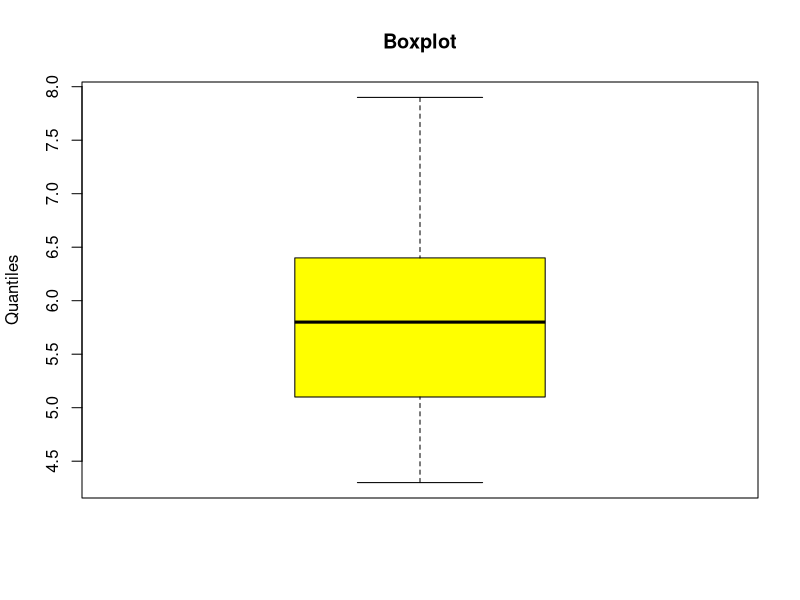
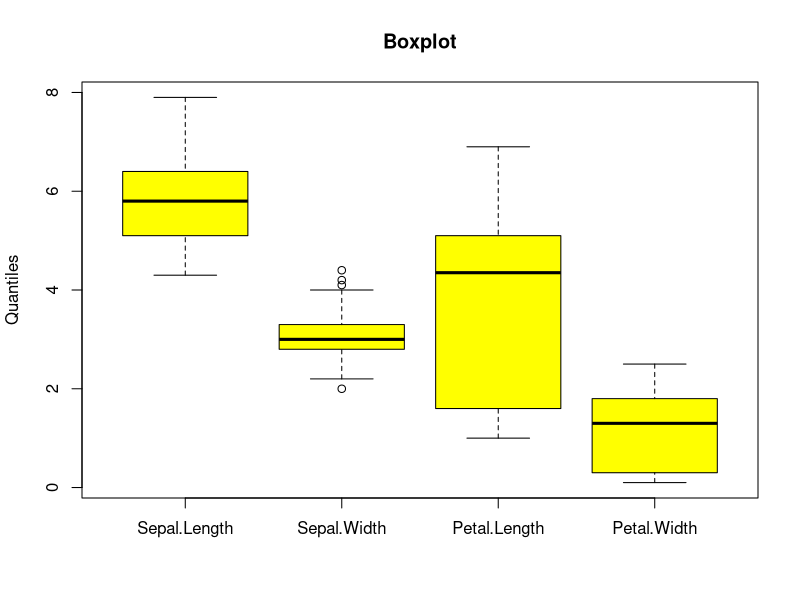
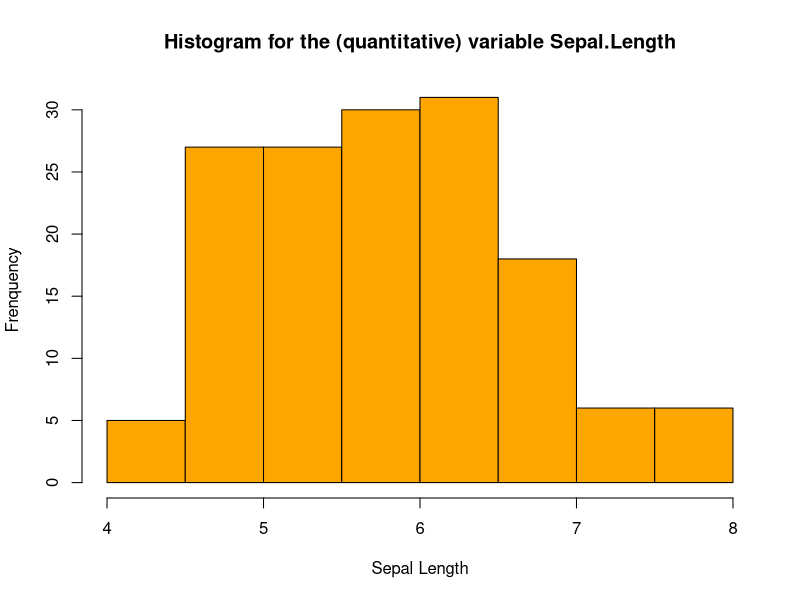
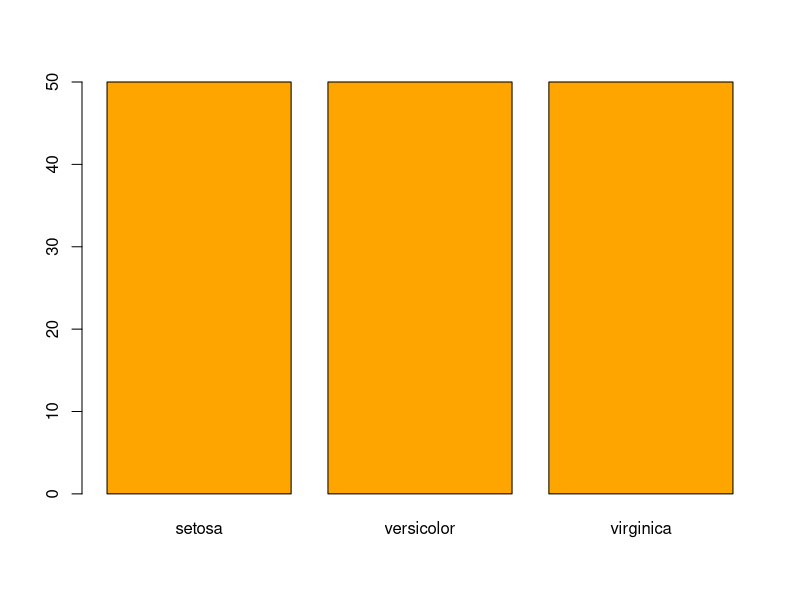

R code for these plots, in order:
## ---- chunk 1
#| echo: true
data.CSV <- read.csv2("data_raw/data1.csv")
## ---- chunk 2
#| echo: true
library(readxl)
data.EXCEL <- read_excel("data_raw/data2.xlsx")
## ---- chunk 3
#| echo: true
data(iris)
head(iris)
## ---- chunk 4
#| echo: true
data(iris)
## ---- chunk 5
#| echo: true
summary(iris)
## ---- chunk 6
#| echo: true
boxplot(iris$Sepal.Length, col = c("yellow"),main = "Boxplot", ylab = "Quantiles")
## ---- chunk 7
#| echo: true
boxplot(iris[,c('Sepal.Length','Sepal.Width','Petal.Length','Petal.Width')],
  col = c("yellow"),
  main = paste("Boxplot"),
  ylab = "Quantiles")
## ---- chunk 8
#| echo: true
hist(iris$Sepal.Length,
  col = c("orange"),
  main = paste("Histogram for the (quantitative) variable Sepal.Length"),
  ylab = "Frenquency",
  xlab = "Sepal Length")
## ---- chunk 9
#| echo: true
table_Species <- table(iris$Species)
table_Species
## ---- chunk 10
#| echo: true
prop.table(table_Species)
## ---- chunk 11
#| echo: true
barplot(table_Species, col="orange")
